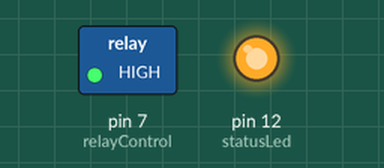
The sketch below on a simulated Arduino Uno, built with avr-gcc and run on an emulated ATmega328P. Shown: switched loads named in the sketch (green lamp = pin HIGH), output pins drawn as LEDs (lit = HIGH).

Above: at 4.0 s.
At 10.5 s:
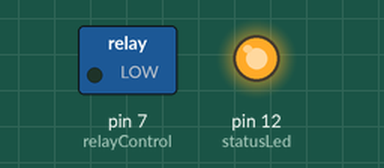
Timing chart, 0 to 16.9 s (numbered marks = the images above):
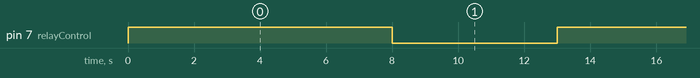

Measured:
- by itself, pin 7 (relayControl): alternates HIGH for 8.0 s and LOW for 5.0 s

The sketch:

M15_RELAY.ino
```cpp
int relayControl = 7;
int statusLed = 12;

void setup() {
  pinMode(relayControl, OUTPUT);
  pinMode(statusLed, OUTPUT);
  digitalWrite(statusLed, HIGH);
}

void loop() {
  digitalWrite(relayControl, HIGH);
  delay(8000);  // Adjust ON time (milliseconds)

  digitalWrite(relayControl, LOW);
  delay(5000);  // Adjust OFF time (milliseconds)
}
```
